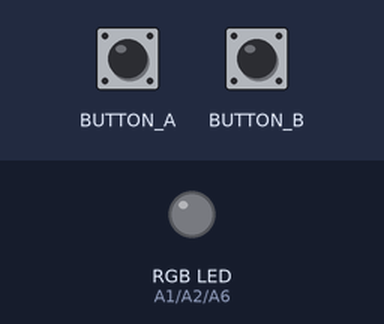
A program run on a simulated Circuit Playground running CircuitPython. Shown: an RGB LED mixed from three pins (HIGH = lit). The test bench sets the inputs (shaded band). Dim RGB values are drawn brighter than linear.

Above: at 1.2 s.
1.3 s: button A pressed for 1 s
At 3.1 s:
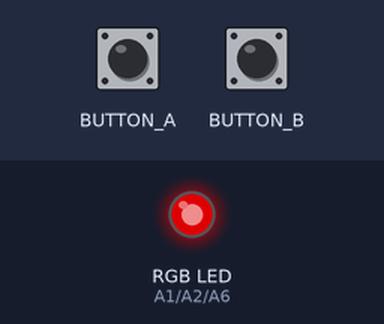
3.8 s: button A pressed for 0.15 s
At 4.3 s:
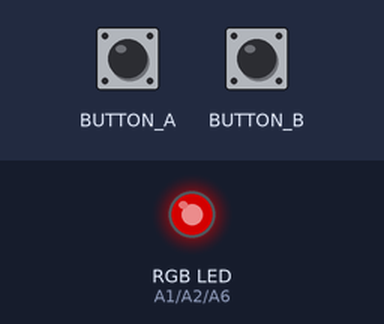
5.4 s: button A pressed for 3.2 s
At 5.55 s:
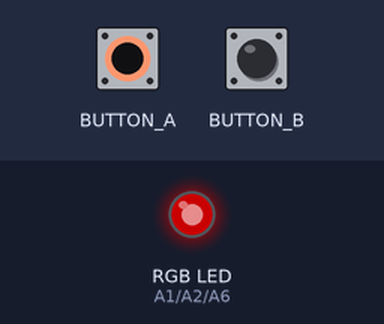
10.1 s: button B pressed for 3.2 s
At 13.6 s:
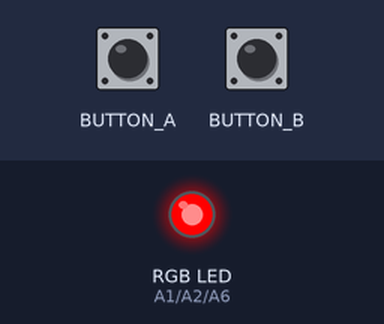
14.8 s: BUTTON_A (button A) driven HIGH and BUTTON_B (button B) driven HIGH
At 15.25 s:
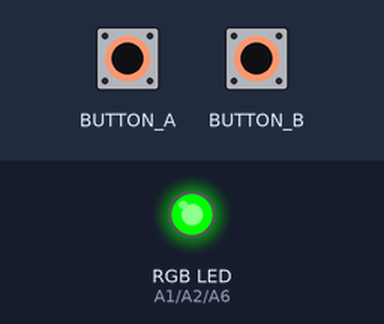
17.8 s: button B released
At 17.95 s:
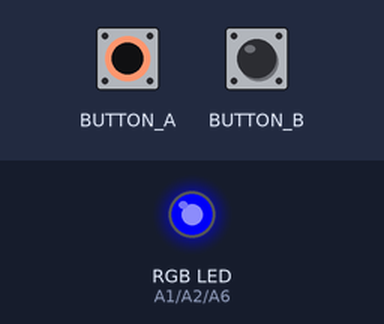
Timing chart, 0 to 21.8 s (numbered marks = the images above; inputs shaded):
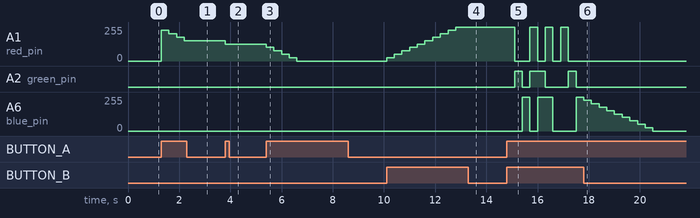

Measured:
- after the input at 1.3 s, A1 (red_pin): 0/255 → 229/255 at once, → 204/255 0.30 s later, → 178/255 0.30 s later, → 153/255 0.30 s later
- after the input at 3.8 s, A1 (red_pin): 153/255 → 127/255 at once
- after the input at 5.4 s, A1 (red_pin): moves from 127/255 to 0/255 over 1.2 s, starting at once
- after the input at 10.1 s, A1 (red_pin): moves from 0/255 to 255/255 over 2.7 s, starting at once
- after the input at 14.8 s, A1 (red_pin): 255/255 → 0/255 after 0.30 s, then repeats every 0.60 s: 255/255 0.30 s, 0/255 0.30 s; A2 (green_pin): goes HIGH 0.30 s, LOW 0.30 s, HIGH 0.60 s, LOW 0.90 s, HIGH 0.30 s, then LOW, starting after 0.30 s
- after the input at 17.8 s, A1 (red_pin): stops changing and stays 0/255; A2 (green_pin): stops changing and stays LOW

The program:

cuatroCablesEIntensidad.py
```python
import time
import board
import pwmio
import digitalio

# Configurar pines de salida con PWM para controlar la intensidad de los LEDs
red_pin = pwmio.PWMOut(board.A1, frequency=5000, duty_cycle=0)   # Rojo
green_pin = pwmio.PWMOut(board.A2, frequency=5000, duty_cycle=0) # Verde
blue_pin = pwmio.PWMOut(board.A6, frequency=5000, duty_cycle=0)  # Azul

# Definir colores (en formato de tupla RGB con valores PWM de 16 bits)
colors = [
    (65535, 0, 0),    # Rojo
    (0, 65535, 0),    # Verde
    (0, 0, 65535),    # Azul
    (65535, 65535, 0),# Amarillo
    (0, 65535, 65535),# Cyan
    (65535, 0, 65535),# Magenta
    (0, 0, 0),        # Apagar
]

# Inicializar los botones
button_a = digitalio.DigitalInOut(board.BUTTON_A)
button_a.switch_to_input(pull=digitalio.Pull.DOWN)

button_b = digitalio.DigitalInOut(board.BUTTON_B)
button_b.switch_to_input(pull=digitalio.Pull.DOWN)

# Función para ajustar el color
def set_color(red, green, blue, brightness):
    # Ajustar cada canal según el brillo aplicando duty_cycle
    red_pin.duty_cycle = int(red * brightness)
    green_pin.duty_cycle = int(green * brightness)
    blue_pin.duty_cycle = int(blue * brightness)

# Brillo inicial y control de colores
current_color = 0
brightness = 1.0  # Brillo inicial al 100%

try:
    while True:
        # Cambiar el color si ambos botones están presionados al mismo tiempo
        if button_a.value and button_b.value:
            current_color = (current_color + 1) % len(colors)
            set_color(*colors[current_color], brightness)
            time.sleep(0.3)

        # Disminuir el brillo si solo se presiona el botón A
        elif button_a.value:
            brightness = max(0, brightness - 0.1)  # Reducir brillo hasta 0 (apagado)
            set_color(*colors[current_color], brightness)
            time.sleep(0.3)

        # Aumentar el brillo si solo se presiona el botón B
        elif button_b.value:
            brightness = min(1, brightness + 0.1)  # Aumentar brillo pero no más del 100%
            set_color(*colors[current_color], brightness)
            time.sleep(0.3)

except KeyboardInterrupt:
    # Apagar las luces en caso de interrupción (Ctrl+C)
    set_color(0, 0, 0, 0)
```
